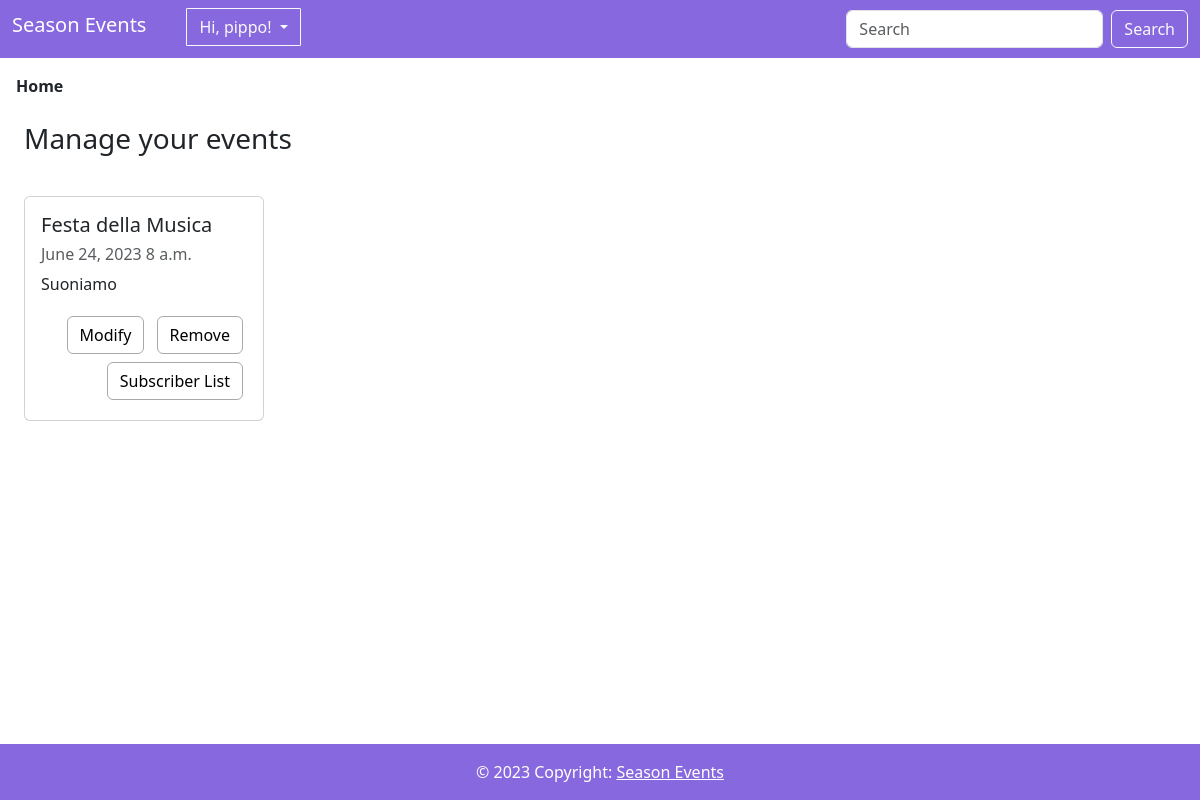
The page /myEvents/ (signed in) on the database its author committed.
### event/models.py (models this page shows, shortened)
class Event(models.Model):
    title = models.CharField(max_length=100, primary_key=True)
    description = models.TextField()
    date = models.DateField()
    time = models.TimeField(default=datetime.time)
    location = models.CharField(max_length=100)
    program = models.TextField(default='Not Available')
    ticket_price = models.DecimalField(max_digits=8, decimal_places=2, default=0)
    image = models.ImageField(upload_to=event_image_upload_path, null=True, blank=True)
    category = models.ManyToManyField('EventCategory')
    participants = models.ManyToManyField(User, related_name="events_participants")
    creator = models.ForeignKey(User, on_delete=models.CASCADE, related_name='events_created')
    max_seats = models.PositiveIntegerField()
    available_seats = models.PositiveIntegerField()

### event/views.py (the view)
# urls.py: path('myEvents/', views.my_events, name='my_events'),
def my_events(request):
    events = Event.objects.filter(creator=request.user)
    context = {
        'events': events
    }
    return render(request, 'my_events.html', context)

### templates/my_events.html (shortened to what this page needs)
{% extends "base.html" %}
{% block content %}
    <h3 class="mx-4 my-4" > Manage your events</h3>
    <div class="d-flex justify-content-start mx-4 ">
        {% if events %}
            <div class="row ml-3">
                {% for event in events %}
                <div class="col-xs-12 col-sm-6 col-lg-6 my-3">
                    <div class="card" style="width: 15rem;">
                        <div class="card-body">
                            <h5 class="card-title">
                                {{ event.title }}
                            </h5>
                            <h6 class="sub-title mb-2 text-body-secondary">{{ event.date }} {{ event.time }}</h6>
                            <p class="card-descr">
                                {{ event.description }}
                            </p>
                            <div class="text-end">
                                <a href="{% url 'event:modify_event' title=event.title %}" class="btn btn-style m-1">
                                    Modify</a>
                                <a href="{% url 'event:remove_event' title=event.title %}" class="btn btn-style m-1">
                                    Remove</a>
                                <a href="{% url 'event:participant_list' title=event.title %}" class="btn btn-style m-1">
                                    Subscriber List</a>
                            </div>
                        </div>
                    </div>
                </div>
                {% endfor %}
                {% else %}
                    <p>No events found.</p>
            </div>
        {% endif %}
    </div>
{% endblock %}

### templates/base.html (shortened to what this page needs)
<!DOCTYPE html>
<html lang="en">
<head>
    <link href="https://cdn.jsdelivr.net/npm/bootstrap@5.3.0/dist/css/bootstrap.min.css" rel="stylesheet"
>
</head>
<body>
    <nav class="navbar navbar-expand-lg" style="background-color: #8868de;">
        <div class="container-fluid justify-content-between">
            <div class="d-flex">
                <a class="navbar-brand h1" style="color: white" href="http://127.0.0.1:8000">Season Events</a>
                {% if not user.is_authenticated %}
                    <div class="dropdown text-end">
                        <button class="btn btn-outline-light dropdown-toggle mx-4" style="border-radius:2%;" id="dropdownMenuButton" type="button"
                                aria-expanded="false" data-toggle="dropdown" aria-haspopup="true">
                                Hello!
                        </button>
                        <div class="dropdown-menu" style="border-radius:2%;" aria-labelledby="dropdownMenuButton">
                            <a class="dropdown-item" href="{% url 'event:login' %}">
                                Log In</a>
                            <a class="dropdown-item" href="{% url 'event:signup' %}">
                                Sign Up</a>
                        </div>
                    </div>
                {% else %}
                    <div class="dropdown text-end">
                        <button class="btn btn-outline-light dropdown-toggle mx-4" style="border-radius:2%;" id="dropdownMenuButton" type="button"
                                aria-expanded="false" data-toggle="dropdown" aria-haspopup="true">
                                Hi, {{ request.user.username }}!
                        </button>
                    </div>
                {% endif %}
            </div>
            <form class="ml-auto d-flex" role="search" method="GET" action="{% url 'event:event_search' %}">
                <input class="form-control me-2" type="text" name="query" placeholder="Search" aria-label="Search"
                    value="{{ query }}">
                <button class="btn btn-outline-light" type="submit">Search</button>
            </form>
        </div>
    </nav>
    <p class="m-3">
        <a href="{% url 'event:event_list'%}" style="color: black;" class="link-offset-2 link-offset-1-hover link-underline
                link-underline-opacity-0 link-underline-opacity-75-hover link-dark"> <b> Home </b></a></p>
    {% block content %}
    {% endblock %}
    <footer>
        <div class="text-center p-3 fixed-bottom text-white" style="background-color: #8868de">
            © 2023 Copyright:
            <a class="text-white link-underline-opacity-0" href="http://127.0.0.1:8000">Season Events</a>
        </div>
    </footer>
</body>
</html>

### templates/base.html (style rules this page uses)
body { margin-bottom: 60px; }
.btn-style { border-color:darkgrey; outline-color: darkgrey; color: black; }

### rows shown on the page
Event: title "Festa della Musica", date "June 24, 2023", time "8 a.m.", description "Suoniamo"

### other values the page prints
{{ request.user.username }} "pippo"
